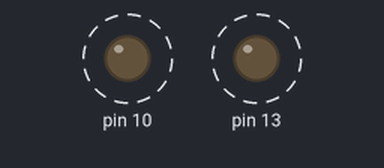
This sketch was run on a simulated Arduino Uno, built with avr-gcc and run on an emulated ATmega328P. On the bench: output pins drawn as LEDs (lit = HIGH). Dashed ring = blinking.

Above: at 0.2 s.
Timing chart, 0 to 3.0 s (numbered marks = the images above):
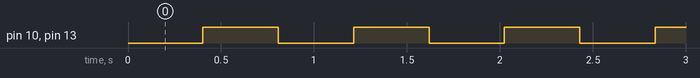

The sketch:

register_sketch_20200711_2.ino.ino
```cpp
// 11/07/2020
// DESCRIPTION
// Sets inbuilt led (13) HIGH and pin 10 HIGH

int extraTime = 0;

void setup() {

TCCR0A = 0b00000010;    // C1:: timer 0 mode 2 - CTC
TCCR0B = 0b00000100;    // C2:: set prescaler to 256
OCR0A = 250;            // C3:: number of ticks in Output Compare Register
TIMSK0 = 0b00000010;    // C4:: trigger interrupt when ctr (TCNT0) >= OCR0A

DDRB = DDRB | (1<<PORTB5)| (1<<PORTB2); //set 13 and 10 as OUPUTS
sei();


}

ISR(TIMER0_COMPA_vect)
{
  extraTime++;
  if(extraTime >100)
  {
    PORTB ^= (1<<PORTB5) | (1<<PORTB2); //toggle outputs
    extraTime = 0;
  }
}

void loop() {
  // put your main code here, to run repeatedly:

}
```

Measured:
- by itself, pin 10, pin 13: alternates HIGH for 0.41 s and LOW for 0.41 s
